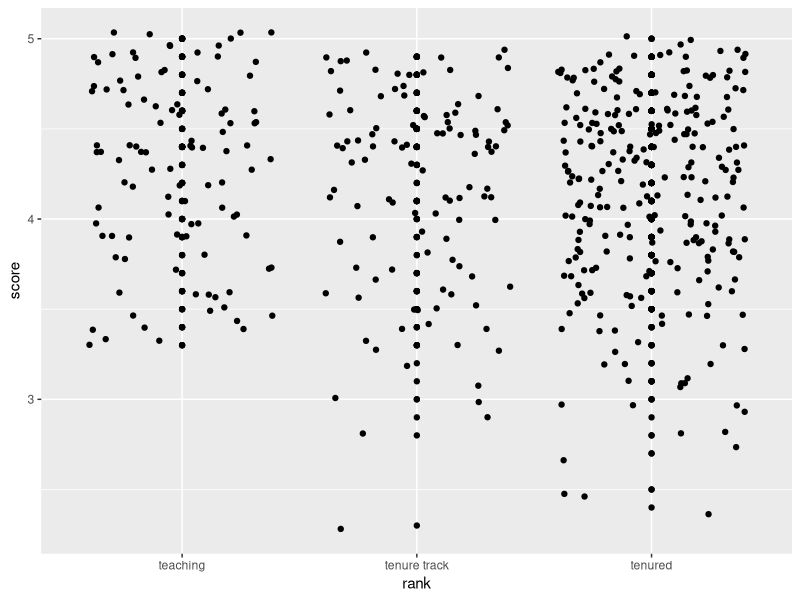

The R source for this figure:
## ---- chunk 1
# global chunk options
knitr::opts_chunk$set(echo = TRUE,
                      error = TRUE,
                      message = FALSE, 
                      warning = FALSE,
                      comment = NA,
                      fig.width=6, 
                      fig.height=5)
## ---- chunk 2
library(tidyverse)
library(broom)
## ---- chunk 3
evals <- read_csv("evals-mod.csv")
## ---- chunk 4
evals <- evals %>%
  rowwise() %>% 
  mutate(avg_bty = mean(bty_f1lower:bty_m2upper)) %>% 
  ungroup()
## ---- chunk 5
mod.fit <- lm(score~language, data = evals)
mod.fit %>%
  broom::tidy()
## ---- chunk 6
#The baseline was professors who spoke english. This means that score has a negative correlation with non-english speakers
## ---- chunk 7
#There was only one fit done to the entire set of data, so both categories were fit with y = -.24x + 4.18
## ---- chunk 8
evals %>% 
  ggplot( aes(x = rank, y = score)) + geom_point() + geom_jitter()
## ---- chunk 9
mod.fit <- lm(score~rank, data = evals)
mod.fit %>%
  broom::tidy()

#Baseline was teaching

## ---- chunk 10
rank_new = factor(evals$rank)
rank_new = relevel(rank_new, "tenured")

evals = cbind(evals, rank_new)

## ---- chunk 11
mod.fit <- lm(score~rank_new, data = evals)
mod.fit %>%
  broom::tidy()

#Yes, the baseline is now tenured professors
## ---- chunk 12
mod.fit <- lm(score~ gender + rank + avg_bty, data = evals)
mod.fit %>%
  broom::tidy()

#Avg_bty positively correlates to score

## ---- chunk 13
mod.fit %>%
  glance(r.squared) 
## ---- chunk 14
mod.fit <- lm(score~ gender + avg_bty, data = evals)
mod.fit %>%
  broom::tidy()

mod.fit %>%
  glance(r.squared) 

#Both R^2 and R^2 adjusted decreased

## ---- chunk 15

mod.fit <- lm(score~ rank +
ethnicity + gender + language + age + cls_perc_eval+ cls_students+
cls_level + cls_profs + cls_credits + avg_bty, data = evals)
mod.fit %>%
  broom::tidy()

## ---- chunk 16
#The total number of students can not be counted since all of them did not complete the survey. We can't extrapolate the data we have to them. The individual beauty scores would be redundant since they are already represented in the average.
## ---- chunk 17
mod.fit <- lm(score~ language, data = evals)
mod.fit %>%
  broom::tidy()

mod.fit %>%
  glance(r.squared) 
## ---- chunk 18
predict(mod.fit, interval = "prediction")[1,]
## ---- chunk 19
confint(mod.fit, level=0.95)
## ---- chunk 20
#No, this data was taken from one semester of class from one university. We don't know what sampling biases exist by only using one university so we can not use it for all universities. 
